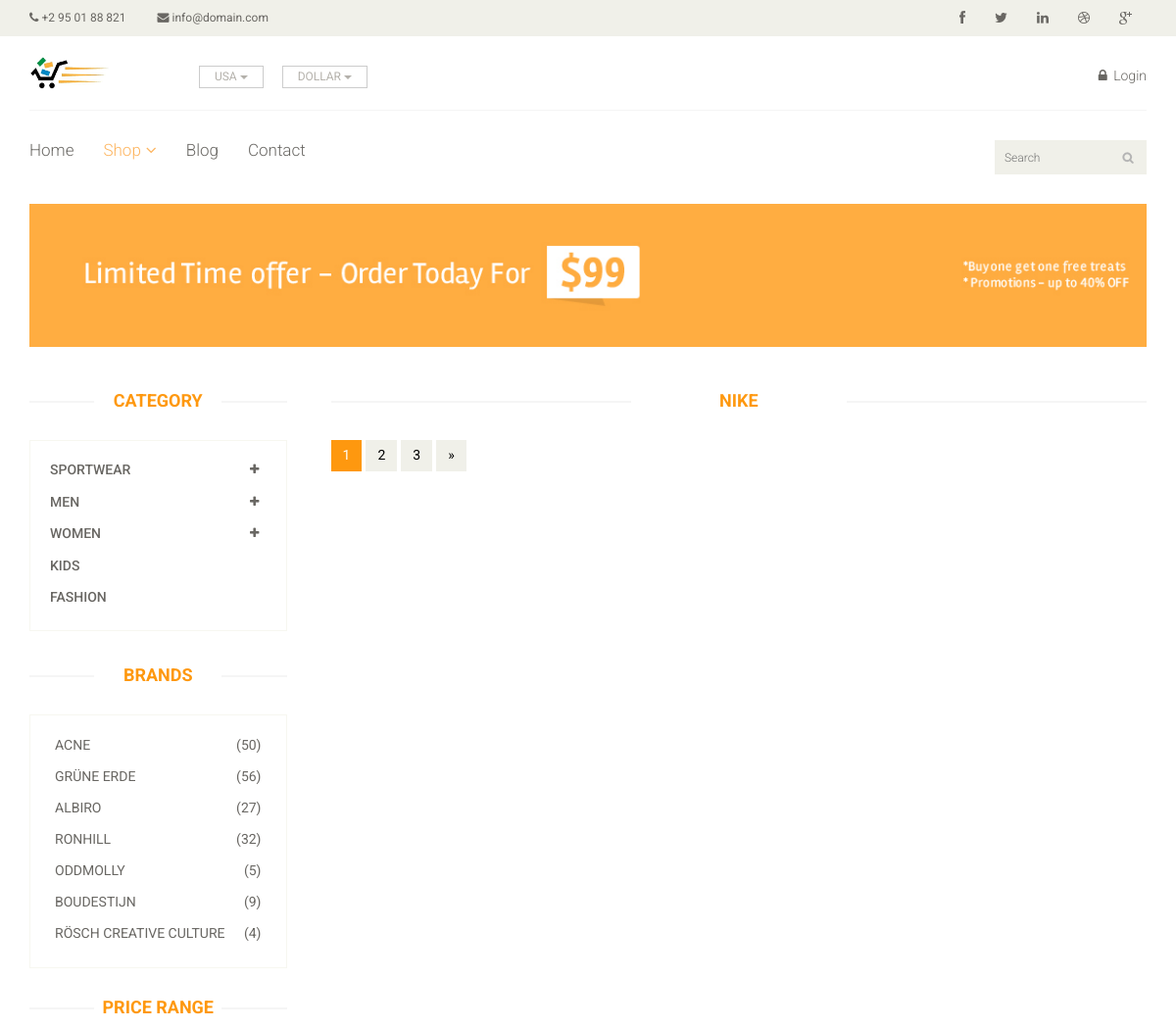
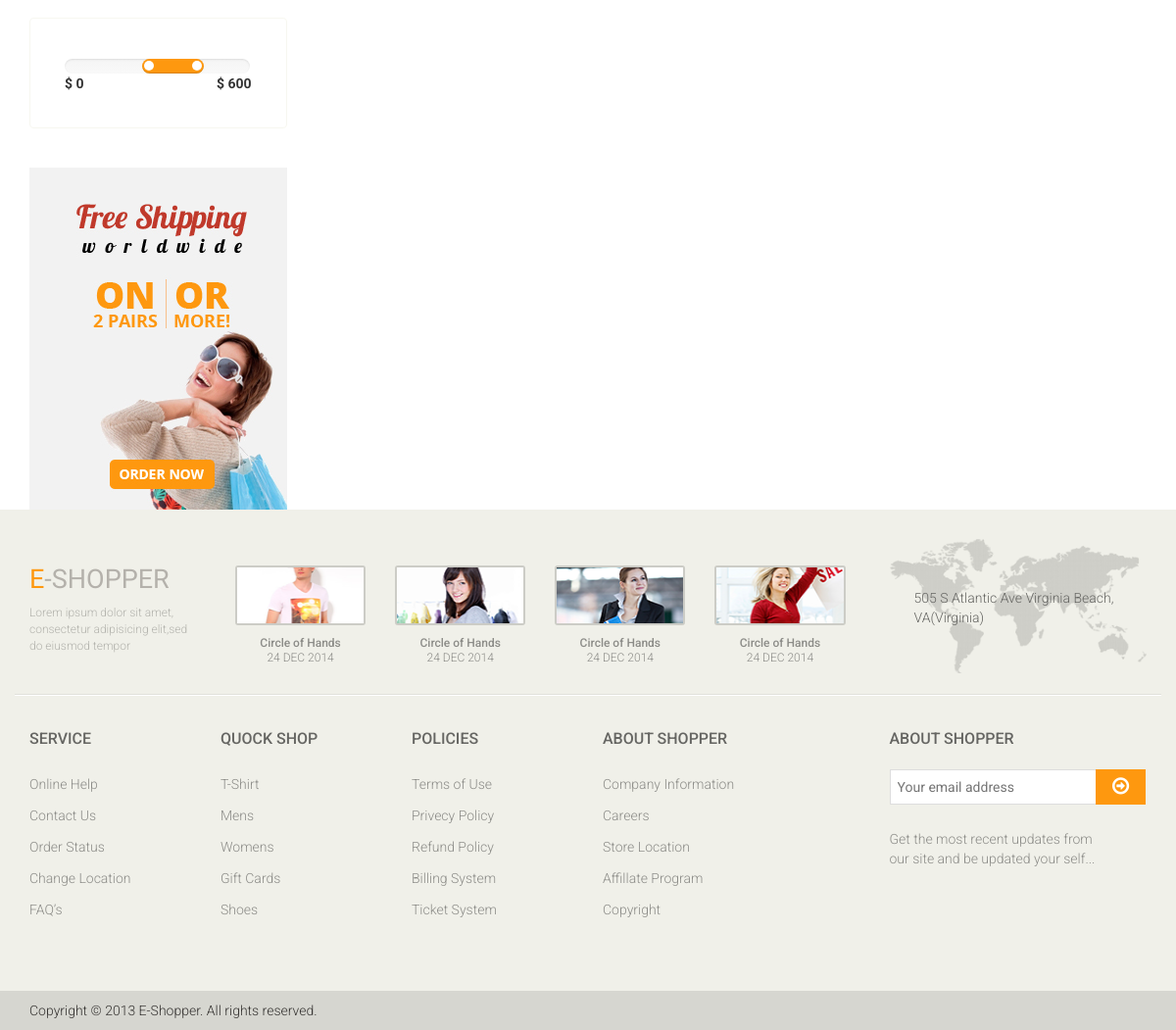
The app's page /category/nike with its own data (2 pictures, top to bottom).
### shop/models.py (models this page shows, shortened)
class Category(models.Model):
    name =  models.CharField(max_length=25)
    sub_category = models.ManyToManyField('self',blank=True)
    is_main = models.BooleanField(default=False)
    slug = models.SlugField(allow_unicode=True,unique=True,blank=True)
    def __str__(self):
        return f'{self.name}'

### shop/views.py (the view)
# urls.py: path('category/<slug:slug>',views.CategoryView.as_view(),name='category-view'),
class CategoryView(generic.DetailView):
    model = models.Category
    template_name = 'shop/category.html'
    def get_context_data(self,**kwargs):
        context = super().get_context_data(**kwargs)
        try:
            context['main_categories'] = models.Category.objects.filter(is_main=True)
        except:
            pass
        return context

### shop/templatetags/cart_tag.py (called while the page is built)
@register.filter
@stringfilter
def lower(value):
    return value.lower()

@register.filter
def ordering_product_by_time(products):
    return products.order_by('-publish_time')

### templates/shop/category.html (shortened to what this page needs)
{% extends "base/base.html" %}
{% load static %}
{% load cart_tag %}
{% block content %}
<section>
  <div class="container">
    <div class="row">
      <div class="col-sm-3">
        <div class="left-sidebar">
          <h2>Category</h2>
          <div class="panel-group category-products" id="accordian">
            {% for cat in main_categories %}
              <div class="panel panel-default">
                <div class="panel-heading">
                  <h4 class="panel-title">
                    <a data-toggle="collapse" data-parent="#accordian" href="#{{ cat|lower }}">
                      {% if cat.sub_category.all %}
                        <span class="badge pull-right"><i class="fa fa-plus"></i></span>
                      {% endif %}
                      {{ cat }}
                    </a>
                  </h4>
                </div>
              </div>
            {% endfor %}
          </div>
          <div class="brands_products">
            <h2>Brands</h2>
            <div class="brands-name">
              <ul class="nav nav-pills nav-stacked">
                <li><a href=""> <span class="pull-right">(50)</span>Acne</a></li>
                <li><a href=""> <span class="pull-right">(56)</span>Grüne Erde</a></li>
                <li><a href=""> <span class="pull-right">(27)</span>Albiro</a></li>
                <li><a href=""> <span class="pull-right">(32)</span>Ronhill</a></li>
                <li><a href=""> <span class="pull-right">(5)</span>Oddmolly</a></li>
                <li><a href=""> <span class="pull-right">(9)</span>Boudestijn</a></li>
                <li><a href=""> <span class="pull-right">(4)</span>Rösch creative culture</a></li>
              </ul>
            </div>
          </div>
          <div class="price-range">
            <h2>Price Range</h2>
            <div class="well">
               <input type="text" class="span2" value="" data-slider-min="0" data-slider-max="600" data-slider-step="5" data-slider-value="[250,450]" id="sl2" ><br />
               <b>$ 0</b> <b class="pull-right">$ 600</b>
            </div>
          </div>
          <div class="shipping text-center">
            <img src="{% static 'images/home/shipping.jpg' %}" alt="" />
          </div>
        </div>
      </div>
      <div class="col-sm-9 padding-right">
        <div class="features_items">
          <h2 class="title text-center">{{ category.name }}</h2>
          <ul class="pagination">
            <li class="active"><a href="">1</a></li>
            <li><a href="">2</a></li>
            <li><a href="">3</a></li>
            <li><a href="">&raquo;</a></li>
          </ul>
        </div>
      </div>
    </div>
  </div>
</section>
{% endblock content %}

### static/css/main.css (style rules this page uses)
body { font-family: 'Roboto', sans-serif; background:; position: relative; font-weight:400px; }
ul li { list-style: none; }
a { -webkit-transition: 300ms; -moz-transition: 300ms; -o-transition: 300ms; transition: 300ms; }
h1, h2, h3, h4, h5, h6 { font-family: 'Roboto', sans-serif; }
.category-products { border: 1px solid #F7F7F0; margin-bottom: 35px; padding-bottom: 20px; padding-top: 15px; }
.left-sidebar h2, .brands_products h2 { color: #FE980F; font-family: 'Roboto', sans-serif; font-size: 18px; font-weight: 700; margin: 0 auto 30px; text-align: center; text-transform: uppercase; position: relative; z-index:3; }
.left-sidebar h2:after, h2.title:after { content: " "; position: absolute; border: 1px solid #f5f5f5; bottom:8px; left: 0; width: 100%; height: 0; z-index: -2; }
.left-sidebar h2:before { content: " "; position: absolute; background: #fff; bottom: -6px; width: 130px; height: 30px; z-index: -1; left: 50%; margin-left: -65px; }
h2.title:before { content: " "; position: absolute; background: #fff; bottom: -6px; width: 220px; height: 30px; z-index: -1; left: 50%; margin-left: -110px; }
.category-products .panel { background-color: #FFFFFF; border: 0px; border-radius: 0px; box-shadow:none; margin-bottom: 0px; }
.category-products .panel-default .panel-heading { background-color: #FFFFFF; border: 0 none; color: #FFFFFF; padding: 5px 20px; }
.category-products .panel-default .panel-heading .panel-title a { color: #696763; font-family: 'Roboto', sans-serif; font-size: 14px; text-decoration: none; text-transform: uppercase; }
.category-products .badge { background:none; border-radius: 10px; color: #696763; display: inline-block; font-size: 12px; font-weight: bold; line-height: 1; min-width: 10px; padding: 3px 7px; text-align: center; vertical-align: baseline; white-space: nowrap; }
.brands-name { border: 1px solid #F7F7F0; padding-bottom: 20px; padding-top: 15px; }
.brands-name .nav-stacked li a { background-color: #FFFFFF; color: #696763; font-family: 'Roboto', sans-serif; font-size: 14px; padding: 5px 25px; text-decoration: none; text-transform: uppercase; }
.shipping { background-color: #F2F2F2; margin-top: 40px; overflow: hidden; padding-top: 20px; position: relative; }
.price-range { margin-top:30px; }
.well { background-color: #FFFFFF; border: 1px solid #F7F7F0; border-radius: 4px; box-shadow: none; margin-bottom: 20px; min-height: 20px; padding: 35px; }
.padding-right { padding-right: 0; }
.features_items { overflow:hidden; }
h2.title { color: #FE980F; font-family: 'Roboto', sans-serif; font-size: 18px; font-weight: 700; margin: 0 15px; text-transform: uppercase; margin-bottom: 30px; position: relative; }
.pagination { display: inline-block; margin-bottom: 25px; margin-top: 0; padding-left: 15px; }
.pagination li:first-child a, .pagination li:first-child span { border-bottom-left-radius: 0; border-top-left-radius: 0; margin-left: 0; }
.pagination li:last-child a, .pagination li:last-child span { border-bottom-right-radius: 0; border-top-right-radius: 0; }
.pagination .active a, .pagination .active span, .pagination .active a:hover, .pagination .active span:hover, .pagination .active a:focus, .pagination .active span:focus { background-color: #FE980F; border-color: #FE980F; color: #FFFFFF; cursor: default; z-index: 2; }
.pagination li a, .pagination li span { background-color: #f0f0e9; border: 0; float: left; line-height: 1.42857; margin-left: -1px; padding: 6px 12px; position: relative; text-decoration: none; margin-right: 5px; color:#000; }

### records on screen
Category: name "SPORTWEAR"
Category: name "MEN"
Category: name "WOMEN"
Category: name "KIDS"
Category: name "FASHION"
Category: name "NIKE"
